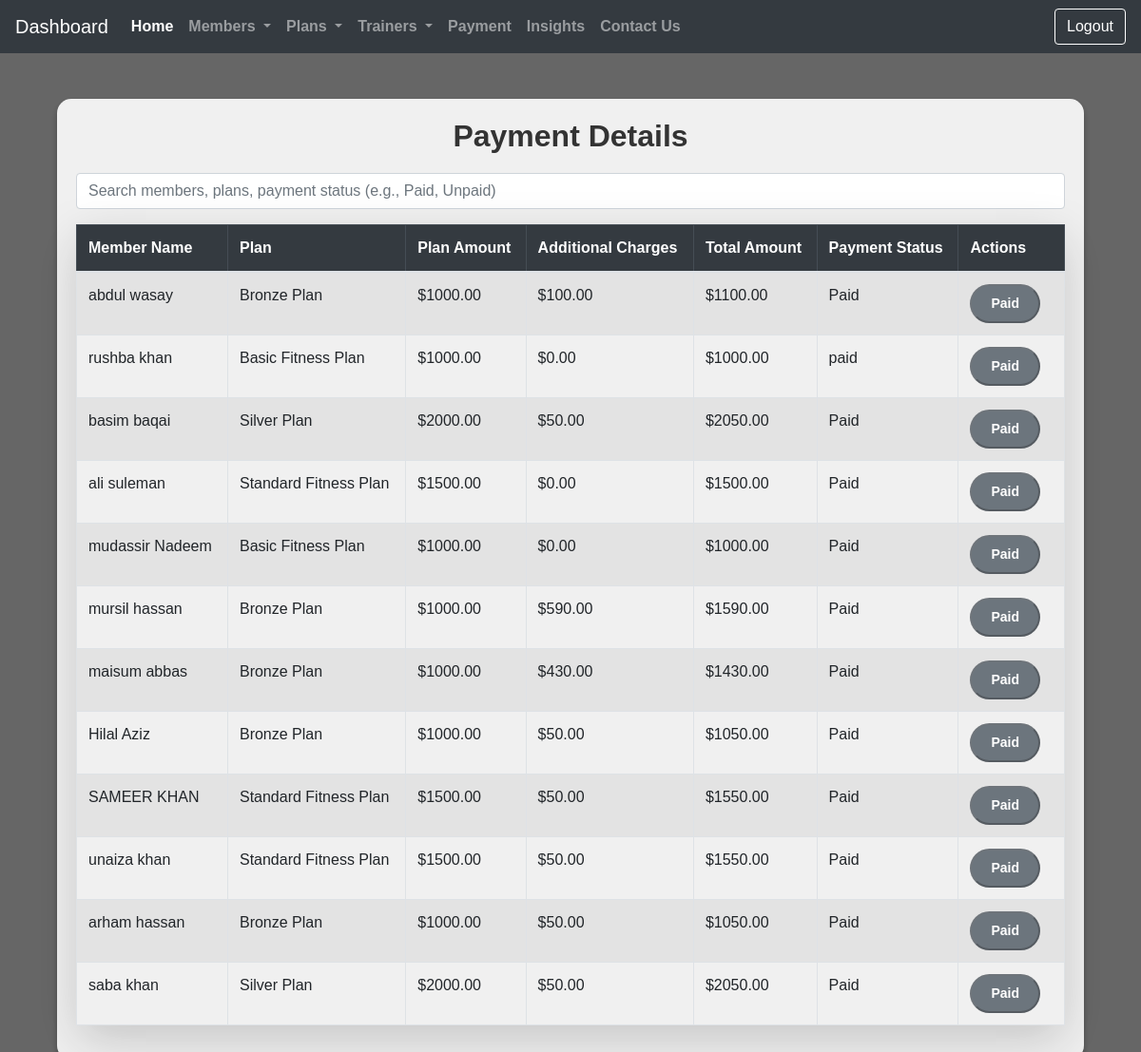
/payment/, run on the app's committed database.
### homeApp/models.py (models this page shows, shortened)
class Plan(models.Model):
    plan_id = models.AutoField(primary_key=True)
    plan_name = models.CharField(max_length=100)
    description = models.TextField()
    price = models.DecimalField(max_digits=10, decimal_places=2)
    duration_months = models.PositiveIntegerField()

class Billing(models.Model):
    billing_id = models.AutoField(primary_key=True)
    membership = models.ForeignKey(Membership, on_delete=models.CASCADE)
    amount = models.DecimalField(max_digits=10, decimal_places=2)
    additional_charges = models.DecimalField(max_digits=10, decimal_places=2, default=Decimal('0.00'))  # Added field
    billing_date = models.DateField()
    payment_status = models.CharField(max_length=20)

### homeApp/views.py (the view, shortened to what this page needs)
# urls.py: path('payment/', views.payment_page, name='payment_page'),
def payment_page(request):
    memberships = Membership.objects.select_related('member', 'plan')
    payment_data = []
    search_term = request.GET.get('search', '').lower()  # Get search term from query params
    for membership in memberships:
        billing = Billing.objects.filter(membership=membership).last()
        additional_charges = Decimal('0.00')  # Initialize to 0, as it's manually entered
        total_amount = membership.plan.price
        plan_amount = membership.plan.price  # This is the plan amount to display separately
        if billing:
            additional_charges = billing.additional_charges  # Use the saved additional charges
            total_amount += additional_charges
            payment_status = billing.payment_status
        else:
            payment_status = 'Unpaid'
        payment_data.append({
            'member_id': membership.member.member_id,
            'member_name': f"{membership.member.first_name} {membership.member.last_name}",
            'plan_name': membership.plan.plan_name,
            'plan_amount': plan_amount,  # Plan Amount
            'total_amount': total_amount,
            'additional_charges': additional_charges,  # Show the additional charges
            'payment_status': payment_status,
        })
    context = {'payment_data': payment_data}
    return render(request, 'PaymentPage.html', context)

### templates/PaymentPage.html (shortened to what this page needs)
{% extends "base.html" %}
{% load static %}
{% block content %}
<div class="container mt-5">
    <div class="table-container">
        <h1>Payment Details</h1>
        <div class="form-group mb-3">
            <input type="text" id="searchBar" class="form-control" placeholder="Search members, plans, payment status (e.g., Paid, Unpaid)">
        </div>
        <table class="table table-bordered table-striped shadow-lg">
            <thead class="table-dark">
                <tr>
                    <th>Member Name</th>
                    <th>Plan</th>
                    <th>Plan Amount</th>
                    <th>Additional Charges</th>
                    <th>Total Amount</th>
                    <th>Payment Status</th>
                    <th>Actions</th>
                </tr>
            </thead>
            <tbody id="resultsTable">
                {% for data in payment_data %}
                <tr>
                    <td>{{ data.member_name }}</td>
                    <td>{{ data.plan_name }}</td>
                    <td>${{ data.plan_amount|floatformat:2 }}</td>
                    <td>
                        {% if data.payment_status == 'Unpaid' %}
                            <form action="{% url 'process_payment' %}" method="post" style="display: inline;">
                                {% csrf_token %}
                                <input type="hidden" name="member_id" value="{{ data.member_id }}">
                                <input type="number" name="additional_charges" step="0.01" value="50.00" class="form-control" style="width: 100px;">
                        {% else %}
                            ${{ data.additional_charges }}
                        {% endif %}
                    </td>
                    <td>${{ data.total_amount|floatformat:2 }}</td>
                    <td>{{ data.payment_status }}</td>
                    <td>
                        {% if data.payment_status == 'Unpaid' %}
                            <button type="submit" class="btn-custom btn-custom-unpaid btn-sm">Pay Now</button>
                            </form>
                        {% else %}
                            <button class="btn-custom btn-custom-paid btn-sm" disabled>Paid</button>
                        {% endif %}
                    </td>
                </tr>
                {% endfor %}
            </tbody>
        </table>
    </div>
</div>
{% endblock %}

### templates/base.html (shortened to what this page needs)
<!doctype html>
<html lang="en">
<head>
    <link rel="stylesheet" href="https://cdn.jsdelivr.net/npm/bootstrap@4.4.1/dist/css/bootstrap.min.css">
    {% load static %}
</head>
<body>
    <nav class="navbar navbar-expand-lg navbar-dark bg-dark">
        <a class="navbar-brand" href="/dashboard">Dashboard</a>
        <div class="collapse navbar-collapse" id="navbarSupportedContent">
            <ul class="navbar-nav mr-auto">
                <li class="nav-item active">
                    <a class="nav-link" href="/dashboard">Home<span class="sr-only">(current)</span></a>
                </li>
                <li class="nav-item dropdown">
                    <a class="nav-link dropdown-toggle" href="#" id="navbarDropdown" role="button" aria-expanded="false">
                        Members
                    </a>
                </li>
                <li class="nav-item dropdown">
                    <a class="nav-link dropdown-toggle" href="#" id="navbarDropdown" role="button" aria-expanded="false">
                        Plans
                    </a>
                </li>
                <li class="nav-item dropdown">
                    <a class="nav-link dropdown-toggle" href="#" id="navbarDropdown" role="button" aria-expanded="false">
                        Trainers
                    </a>
                </li>
                <li class="nav-item">
                    <a class="nav-link" href="/payment">Payment</a>
                </li>
                <li class="nav-item">
                    <a class="nav-link" href="/graphs-page">Insights</a>
                </li>
                <li class="nav-item">
                    <a class="nav-link" href="/contact_dev">Contact Us</a>
                </li>
            </ul>
            <a href="{% url 'logout' %}" class="btn btn-outline-danger my-2 my-sm-0">Logout</a>
        </div>
    </nav>
    <div class="container">
        {% block content %}
        {% endblock %}
    </div>
</body>
</html>

### templates/base.html (style rules this page uses)
.navbar-nav .nav-link { font-weight: bold; }
.btn-outline-danger { color: #fff; border-color: #fff; }

### data on the page
Plan: plan_name "Bronze Plan" "Bronze Plan" "Bronze Plan" "Bronze Plan" "Bronze Plan", plan_amount "1000.00" "1000.00" "1000.00" "1000.00" "1000.00"
Billing: additional_charges "100.00", payment_status "Paid"
Plan: plan_name "Basic Fitness Plan" "Basic Fitness Plan", plan_amount "1000.00" "1000.00"
Billing: additional_charges "0.00", payment_status "paid"
Plan: plan_name "Silver Plan" "Silver Plan", plan_amount "2000.00" "2000.00"
Billing: additional_charges "50.00", payment_status "Paid"
Plan: plan_name "Standard Fitness Plan" "Standard Fitness Plan" "Standard Fitness Plan", plan_amount "1500.00" "1500.00" "1500.00"
Billing: additional_charges "0.00", payment_status "Paid"
Billing: additional_charges "0.00", payment_status "Paid"
Billing: additional_charges "590.00", payment_status "Paid"
Billing: additional_charges "430.00", payment_status "Paid"
Billing: additional_charges "50.00", payment_status "Paid"
Billing: additional_charges "50.00", payment_status "Paid"
Billing: additional_charges "50.00", payment_status "Paid"
Billing: additional_charges "50.00", payment_status "Paid"
Billing: additional_charges "50.00", payment_status "Paid"

### other printed values
{{ data.member_name }} "abdul wasay" "rushba khan" "basim baqai" "ali suleman" "mudassir Nadeem" "mursil hassan" "maisum abbas" "Hilal Aziz" "SAMEER KHAN" "unaiza khan" "arham hassan" "saba khan"
{{ data.total_amount|floatformat:2 }} "1100.00" "1000.00" "2050.00" "1500.00" "1000.00" "1590.00" "1430.00" "1050.00" "1550.00" "1550.00" "1050.00" "2050.00"
